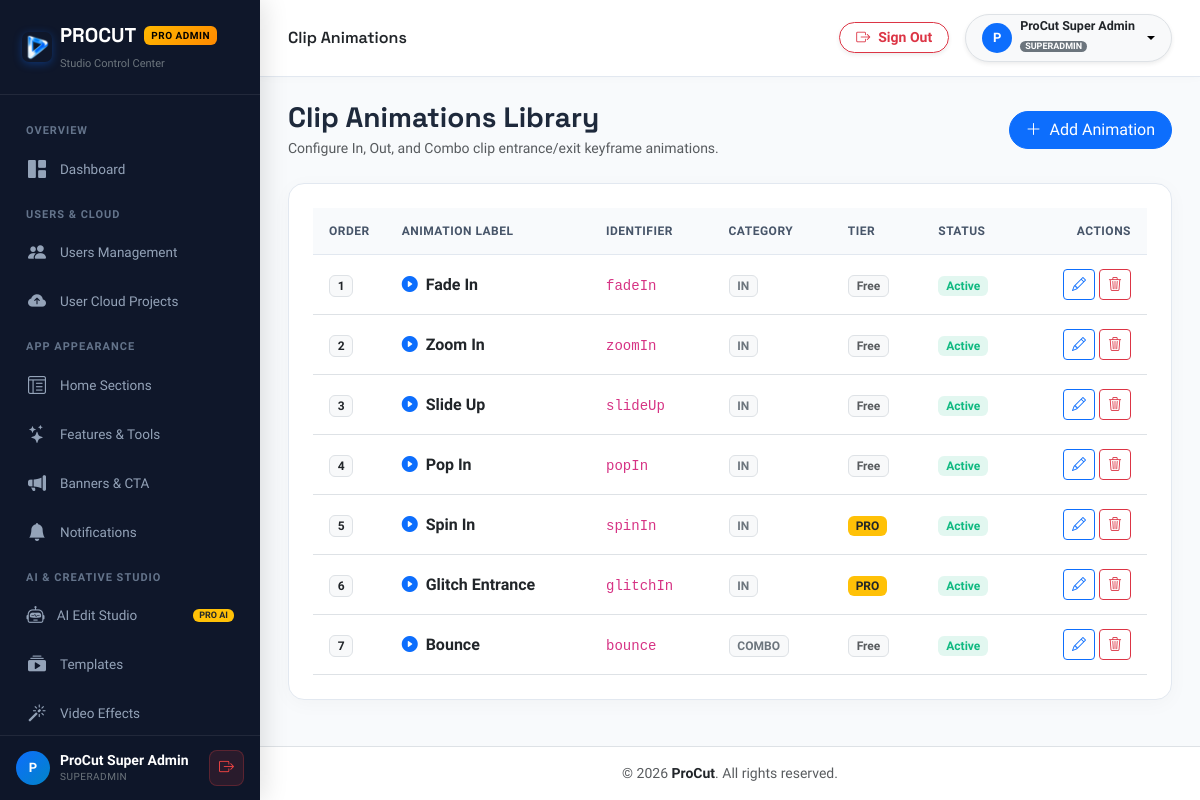
The page /admin/animations.php (signed in) on the database its author committed.
### tables this page shows
CREATE TABLE IF NOT EXISTS animations (
    id INT AUTO_INCREMENT PRIMARY KEY,
    animation_key VARCHAR(100) NOT NULL UNIQUE,
    label VARCHAR(255) NOT NULL,
    category VARCHAR(100) DEFAULT 'in',
    is_pro TINYINT(1) DEFAULT 0,
    is_enabled TINYINT(1) DEFAULT 1,
    display_order INT DEFAULT 0,
    created_at DATETIME DEFAULT CURRENT_TIMESTAMP,
    updated_at DATETIME DEFAULT CURRENT_TIMESTAMP ON UPDATE CURRENT_TIMESTAMP,
    INDEX idx_animations_order (display_order)
);

### config/database.php (called while the page is built, shortened)
<?php
class Database {
    private static ?PDO $pdo = null;
    public static function getConnection(): PDO {
        $cfgFile = dirname(__DIR__) . '/config.json';
        $cfg = [];
        if (file_exists($cfgFile)) {
            $cfg = @json_decode(file_get_contents($cfgFile), true) ?: [];
        }
        $mysqlCfg = $cfg['mysql'] ?? [];
        $host = (defined('DB_HOST') && DB_HOST !== '127.0.0.1' && DB_HOST !== 'localhost')
            ? DB_HOST
            : ($mysqlCfg['host'] ?? getenv('DB_HOST') ?: (defined('DB_HOST') ? DB_HOST : '127.0.0.1'));
        if ($host === 'localhost') {
            $host = '127.0.0.1';
        }
        $port = (defined('DB_PORT') && DB_PORT != '3306')
            ? DB_PORT
            : ($mysqlCfg['port'] ?? getenv('DB_PORT') ?: '3306');
        $dbname = (defined('DB_NAME') && DB_NAME !== 'procut_db')
            ? DB_NAME
            : ($mysqlCfg['database'] ?? getenv('DB_NAME') ?: (defined('DB_NAME') ? DB_NAME : 'procut_db'));
        $user = (defined('DB_USER') && DB_USER !== 'root')
            ? DB_USER
            : ($mysqlCfg['user'] ?? getenv('DB_USER') ?: (defined('DB_USER') ? DB_USER : 'root'));
        $pass = (defined('DB_PASS') && DB_PASS !== '')
            ? DB_PASS
            : ($mysqlCfg['password'] ?? (getenv('DB_PASS') !== false ? getenv('DB_PASS') : (defined('DB_PASS') ? DB_PASS : '')));
        $socket = '/Applications/XAMPP/xamppfiles/var/mysql/mysql.sock';
        $dsn = "mysql:host={$host};port={$port};dbname={$dbname};charset=utf8mb4";
        $options = [
            PDO::ATTR_ERRMODE            => PDO::ERRMODE_EXCEPTION,
            PDO::ATTR_DEFAULT_FETCH_MODE => PDO::FETCH_ASSOC,
            PDO::ATTR_EMULATE_PREPARES   => false,
            PDO::MYSQL_ATTR_INIT_COMMAND => "SET NAMES utf8mb4 COLLATE utf8mb4_unicode_ci"
        ];
        try {
            self::$pdo = new PDO($dsn, $user, $pass, $options);
        } catch (PDOException $e) {
            if (PHP_OS_FAMILY === 'Darwin' && empty(ini_get('open_basedir')) && @file_exists($socket)) {
                try {
                    $socketDsn = "mysql:unix_socket={$socket};dbname={$dbname};charset=utf8mb4";
                    self::$pdo = new PDO($socketDsn, $user, $pass, $options);
                    return self::$pdo;
                } catch (PDOException $e2) {
                }
            }
            $isApi = str_contains($_SERVER['REQUEST_URI'] ?? '', '/api/');
            if ($isApi) {
                http_response_code(500);
                header('Content-Type: application/json; charset=utf-8');
                die(json_encode([
                    'success' => false,
                    'error' => 'Database connection failed: ' . $e->getMessage()
                ]));
            }
            http_response_code(200);
            header('Content-Type: text/html; charset=utf-8');
            die('<!DOCTYPE html>
<html lang="en">
<head>
    <meta charset="UTF-8">
    <meta name="viewport" content="width=device-width, initial-scale=1.0">
    <title>Database Connection Required — ProCut</title>
    <link href="https://fonts.googleapis.com/css2?family=Plus+Jakarta+Sans:wght@400;600;700&display=swap" rel="stylesheet">
    <style>
        body { font-family: "Plus Jakarta Sans", sans-serif; background: #0F172A; color: #E2E8F0; display: flex; align-items: center; justify-content: center; min-height: 100vh; margin: 0; padding: 20px; }
        .box { background: rgba(30, 41, 59, 0.85); border: 1px solid rgba(255,255,255,0.1); border-radius: 16px; max-width: 580px; width: 100%; padding: 32px; box-shadow: 0 20px 50px rgba(0,0,0,0.5); }
        h2 { color: #F59E0B; margin-top: 0; font-size: 1.4rem; display: flex; align-items: center; gap: 8px; }
        p { line-height: 1.6; color: #94A3B8; font-size: 0.95rem; }
        .error-chip { background: rgba(239, 68, 68, 0.15); color: #F87171; border: 1px solid rgba(239,68,68,0.3); border-radius: 8px; padding: 10px 14px; font-family: monospace; font-size: 0.85rem; word-break: break-all; margin: 16px 0; }
        .code-box { background: #080e1a; border: 1px solid rgba(255,255,255,0.08); border-radius: 8px; padding: 14px; font-family: monospace; font-size: 0.85rem; color: #38BDF8; line-height: 1.5; margin: 16px 0; }
        .step { margin-top: 12px; color: #CBD5E1; font-size: 0.9rem; }
        strong { color: #FFF; }
    </style>
</head>
<body>
    <div class="box">
        <h2>⚠️ Database Connection Setup Required</h2>
        <p>The ProCut server cannot connect to your MySQL database with the current credentials.</p>
        <div class="error-chip">' . htmlspecialchars($e->getMessage()) . '</div>
        <p><strong>Attempted Connection:</strong><br>
        Host: <code>' . htmlspecialchars($host) . '</code> | Database: <code>' . htmlspecialchars($dbname) . '</code> | User: <code>' . htmlspecialchars($user) . '</code></p>
        <div class="step"><strong>How to Fix on InfinityFree:</strong></div>
        <p>Open <strong>File Manager</strong> &rarr; <strong>htdocs</strong> &rarr; <strong>config/config.php</strong> (or <strong>config.json</strong>) and enter your InfinityFree MySQL details:</p>
        <div class="code-box">
define(\'DB_HOST\', \'<strong>sql3xx.infinityfree.com</strong>\');<br>
define(\'DB_NAME\', \'<strong>epiz_xxxxxxx_procut_db</strong>\');<br>
define(\'DB_USER\', \'<strong>epiz_xxxxxxx</strong>\');<br>
define(\'DB_PASS\', \'<strong>your_vpanel_password</strong>\');
        </div>
        <p style="font-size:0.85rem; color:#64748B;">You can copy these 4 details directly from your InfinityFree Account Management page under <em>Database Details</em>.</p>
    </div>
</body>
</html>');
        }
        return self::$pdo;
    }
    public static function query(string $sql, array $params = []): PDOStatement {
        $stmt = self::getConnection()->prepare($sql);
        $stmt->execute($params);
        return $stmt;
    }
    public static function fetchAll(string $sql, array $params = []): array {
        return self::query($sql, $params)->fetchAll();
    }
}

### admin/animations.php (the view, shortened to what this page needs)
<?php
$animations = Database::fetchAll("SELECT * FROM animations ORDER BY display_order ASC");
require_once __DIR__ . '/includes/header.php';
require_once __DIR__ . '/includes/sidebar.php';
require_once __DIR__ . '/includes/navbar.php';
?>
<div class="d-flex flex-wrap justify-content-between align-items-center mb-4 gap-3">
    <div>
        <h3 class="fw-bold mb-1 brand-font">Clip Animations Library</h3>
        <p class="text-muted small mb-0">Configure In, Out, and Combo clip entrance/exit keyframe animations.</p>
    </div>
    <button type="button" class="btn btn-primary rounded-pill px-3" onclick="openNewAnimation()">
        <i class="bi bi-plus-lg me-1"></i> Add Animation
    </button>
</div>
<div class="pro-card p-4">
    <div class="table-responsive">
        <table class="table table-hover align-middle mb-0">
            <thead>
                <tr>
                    <th style="width: 70px;">Order</th>
                    <th>Animation Label</th>
                    <th>Identifier</th>
                    <th>Category</th>
                    <th>Tier</th>
                    <th>Status</th>
                    <th class="text-end">Actions</th>
                </tr>
            </thead>
            <tbody>
                <?php foreach ($animations as $an): ?>
                <tr>
                    <td>
                        <span class="badge bg-light text-dark border fw-bold"><?= (int)$an['display_order'] ?></span>
                    </td>
                    <td>
                        <div class="fw-bold text-dark d-flex align-items-center gap-2">
                            <i class="bi bi-play-circle-fill text-primary"></i>
                            <?= htmlspecialchars($an['label']) ?>
                        </div>
                    </td>
                    <td>
                        <code><?= htmlspecialchars($an['animation_key']) ?></code>
                    </td>
                    <td>
                        <span class="badge bg-light text-secondary border text-uppercase"><?= htmlspecialchars($an['category']) ?></span>
                    </td>
                    <td>
                        <?php if ($an['is_pro']): ?>
                            <span class="badge bg-warning text-dark fw-bold">PRO</span>
                        <?php else: ?>
                            <span class="badge bg-light text-muted border">Free</span>
                        <?php endif; ?>
                    </td>
                    <td>
                        <form method="POST" action="" class="d-inline">
                            <?php if ($an['is_enabled']): ?>
                                <button type="submit" class="badge badge-soft-success border-0 px-2 py-1">Active</button>
                            <?php else: ?>
                                <button type="submit" class="badge badge-soft-danger border-0 px-2 py-1">Hidden</button>
                            <?php endif; ?>
                        </form>
                    </td>
                    <td class="text-end">
                        <div class="d-flex justify-content-end gap-1">
                            <button class="btn btn-sm btn-outline-primary py-1 px-2" onclick='editAnimation(<?= json_encode($an) ?>)'><i class="bi bi-pencil"></i></button>
                            <form method="POST" action="" onsubmit="return confirm('Delete this animation?');">
                                <button type="submit" class="btn btn-sm btn-outline-danger py-1 px-2"><i class="bi bi-trash3"></i></button>
                            </form>
                        </div>
                    </td>
                </tr>
                <?php endforeach; ?>
            </tbody>
        </table>
    </div>
</div>
<?php require_once __DIR__ . '/includes/footer.php'; ?>

### admin/includes/header.php (style rules this page uses)
:root { --procut-primary: #0D6EFD; --procut-primary-dark: #084298; --procut-accent: #0284C7; --procut-gold: #FFB800; --procut-sidebar-bg: #0F172A; --procut-sidebar-hover: #1E293B; --procut-card-bg: #FFFFFF; --procut-body-bg: #F8FAFC; }
html, body { width: 100%; max-width: 100vw; overflow-x: hidden; margin: 0; padding: 0; box-sizing: border-box; }
*, *::before, *::after { box-sizing: border-box; }
body { font-family: 'Plus Jakarta Sans', sans-serif; background-color: var(--procut-body-bg); color: #1E293B; min-height: 100vh; }
h1, h2, h3, h4, h5, h6, .brand-font { font-family: 'Space Grotesk', sans-serif; }
.pro-card { background: #FFFFFF; border: 1px solid #E2E8F0; border-radius: 16px; box-shadow: 0 4px 20px rgba(0, 0, 0, 0.03); transition: all 0.2s ease; max-width: 100%; box-sizing: border-box; }
.table-responsive { width: 100%; max-width: 100%; overflow-x: auto; -webkit-overflow-scrolling: touch; }
.table > :not(caption) > * > * { padding: 14px 16px; vertical-align: middle; }
.table thead th { background: #F8FAFC; color: #475569; font-size: 12px; text-transform: uppercase; letter-spacing: 0.5px; border-bottom: 1px solid #E2E8F0; white-space: nowrap; }
.badge-soft-success { background: rgba(16, 185, 129, 0.12); color: #10B981; }

### rows shown on the page
animations: display_order "1", label "Fade In", animation_key "fadeIn", category "IN", is_pro "Free", is_enabled "Active"
animations: display_order "2", label "Zoom In", animation_key "zoomIn", category "IN", is_pro "Free", is_enabled "Active"
animations: display_order "3", label "Slide Up", animation_key "slideUp", category "IN", is_pro "Free", is_enabled "Active"
animations: display_order "4", label "Pop In", animation_key "popIn", category "IN", is_pro "Free", is_enabled "Active"
animations: display_order "5", label "Spin In", animation_key "spinIn", category "IN", is_pro "PRO", is_enabled "Active"
animations: display_order "6", label "Glitch Entrance", animation_key "glitchIn", category "IN", is_pro "PRO", is_enabled "Active"
animations: display_order "7", label "Bounce", animation_key "bounce", category "COMBO", is_pro "Free", is_enabled "Active"

### other values the page prints
substr($currentAdmin['name'] ?? 'A', 0, 1) "P"
$currentAdmin['name'] "ProCut Super Admin"
$currentAdmin['role'] "SUPERADMIN"
$pageTitle "Clip Animations"
APP_NAME "ProCut"
